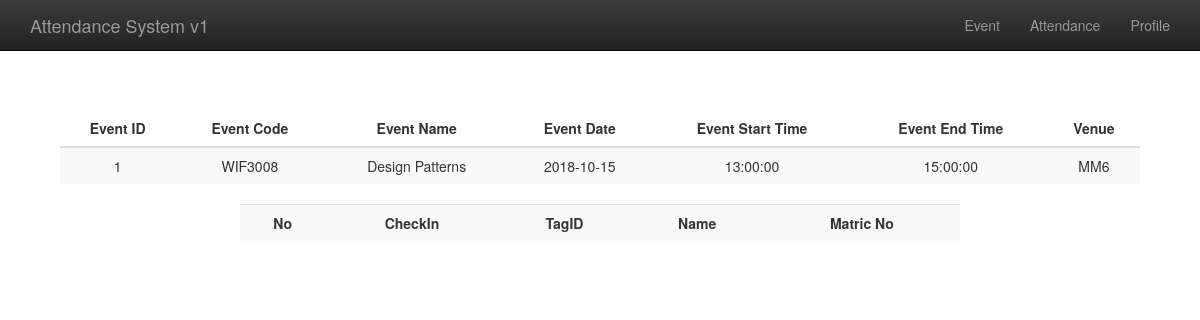
Screenshot of /php/viewattendance.php?evtID=1 with the database file from the repository.
### tables this page shows
CREATE TABLE `event` (
  `EventID` int(11) NOT NULL,
  `EventName` varchar(255) NOT NULL,
  `EventDate` date NOT NULL,
  `EventStartTime` time NOT NULL,
  `EventEndTime` time NOT NULL,
  `EventVenue` varchar(45) DEFAULT NULL,
  `EventClockOut` tinyint(1) UNSIGNED ZEROFILL DEFAULT NULL,
  `EventDescription` text,
  `RepeatEvent` tinyint(4) UNSIGNED ZEROFILL DEFAULT NULL,
  `EndRepeat` date DEFAULT NULL,
  `ProfileID` int(11) NOT NULL,
  `EventCode` varchar(11) NOT NULL
);

### php/viewattendance.php (the view, shortened to what this page needs)
<!DOCTYPE html>
<html lang="en">
<head>
  <link rel="stylesheet" href="/AttendanceSystemv1/css/bootstrap.min.css">
  <link rel="stylesheet" href="/AttendanceSystemv1/css/bootstrap-theme.min.css">
  <link rel="stylesheet" href="/AttendanceSystemv1/css/style.css">
</head>
<body>
  <nav class="navbar navbar-inverse navbar-fixed-top">
    <div class="container">
      <div class="navbar-header">
        <a class="navbar-brand" href="/AttendanceSystemv1/index.php">Attendance System v1</a>
      </div>
      <div id="navbar" class="navbar-collapse collapse">
        <ul class="nav navbar-nav navbar-right">
          <li><a href="/AttendanceSystemv1/event.php">Event</a></li>
          <li><a href="/AttendanceSystemv1/attendance.php">Attendance</a></li>
          <li><a href="/AttendanceSystemv1/profile.php">Profile</a></li>
        </ul>
      </div>
    </div>
  </nav>
  <br><br><br><br>
<?php
  $inputEventID = $_GET['evtID'];
  ?>
  <br>
  <div>
  <table class="table table-striped" id="eventTable" style="cursor: pointer;">
    <thead>
      <tr>
        <th class="EventID">Event ID</th>
        <th class="EventCode">Event Code</th>
        <th class="EventName">Event Name</th>
        <th class="EventDate">Event Date</th>
        <th class="EventStartTime">Event Start Time</th>
        <th class="EventEndTime">Event End Time</th>
        <th class="EventVenue">Venue</th>
      </tr>
    </thead>
    <tbody>
    <?php
      $conn = connectTo();
      $sql="SELECT * FROM event WHERE event.EventID=$inputEventID";
      $result = mysqli_query($conn,$sql);
      while($row = mysqli_fetch_array($result)) {
          ?>
          <tr>
            <td id="tableEventID"><?php echo $row['EventID'] ?></td>
            <?php
            echo "<td>" . $row['EventCode'] . "</td>";
            echo "<td>" . $row['EventName'] . "</td>";
            echo "<td>" . $row['EventDate'] . "</td>";
            echo "<td>" . $row['EventStartTime'] . "</td>";
            echo "<td>" . $row['EventEndTime'] . "</td>";
            echo "<td>" . $row['EventVenue'] . "</td>";
            ?>
          </tr>
          <?php
        }
      ?>
    </tbody>
  </table>
  </div>
  <br>
  <table class="table table-striped" id="currentAttendance">
  <tr>
  <th>No</th>
  <th>CheckIn</th>
  <th>TagID</th>
  <th>Name</th>
  <th>Matric No</th>
  </tr>
  </table>
</body>
</html>

### php/viewattendance.php (style rules this page uses)
#eventTable { width:90%; border-collapse: collapse; margin: auto; text-align: center; }
th { text-align: center; }
#currentAttendance { width:60%; border-collapse: collapse; margin: auto; text-align: center; }
td,th { text-align: center; }

### rows the page displays
event: EventID "1", EventCode "WIF3008", EventName "Design Patterns", EventDate "2018-10-15", EventStartTime "13:00:00", EventEndTime "15:00:00", EventVenue "MM6"
